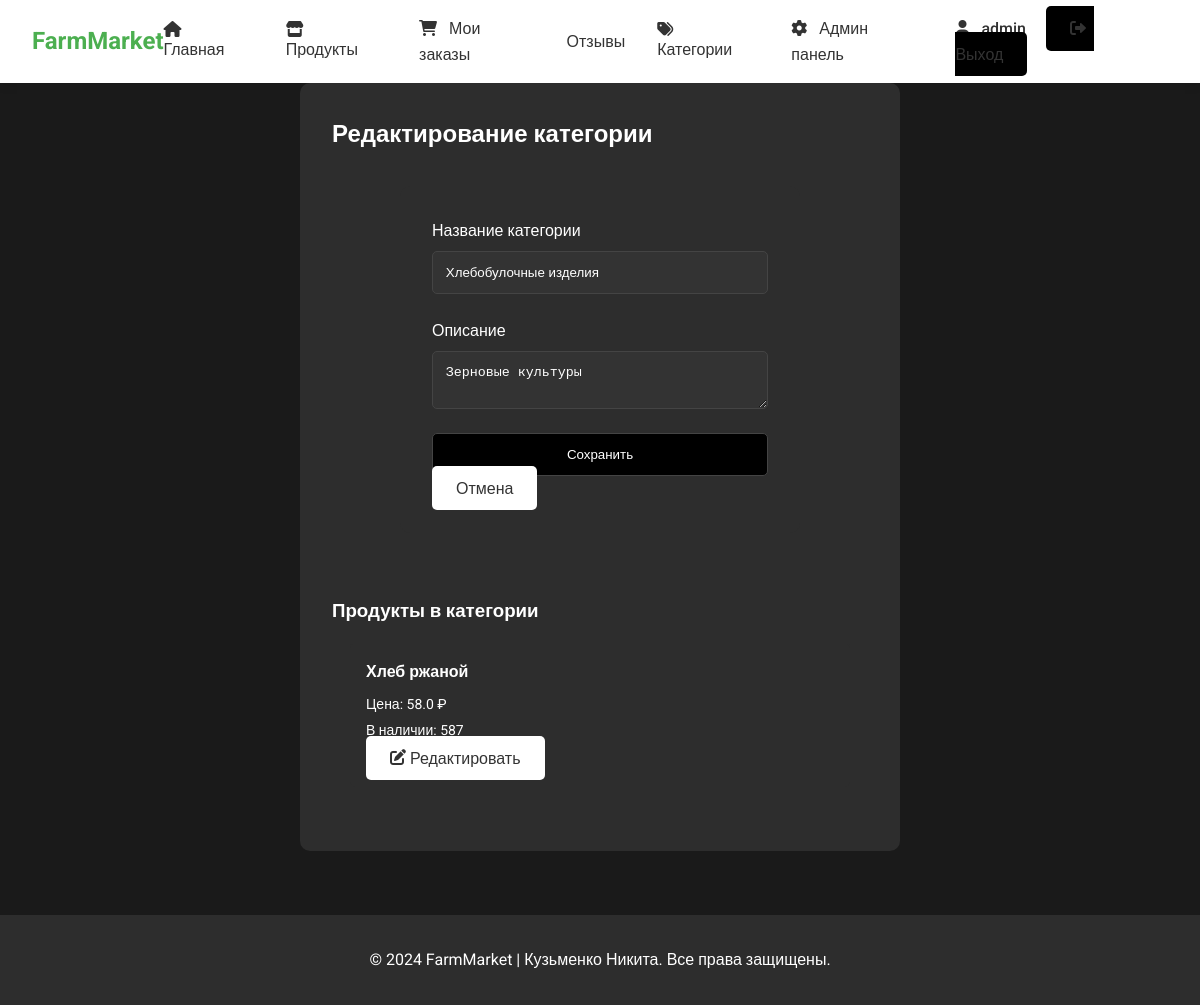
Page /categories/1/edit (signed in) on the committed database.
### application/db.py (models this page shows, shortened)
class User(db.Model, UserMixin):
    id = db.Column(db.Integer, primary_key=True)
    name = db.Column(db.String(100), nullable=False)
    surname = db.Column(db.String(100), nullable=False)
    email = db.Column(db.String(120), unique=True, nullable=False)
    password_hash = db.Column(db.String(128))
    role = db.Column(db.String(20), default='user') # roles: user, seller, admin
    is_active = db.Column(db.Boolean, default=True)
    created_at = db.Column(db.DateTime, default=datetime.now())
    @property
    def password(self):
        raise AttributeError('Password is not a readable attribute')
    products = db.relationship('Product', backref='seller', lazy=True)
    orders = db.relationship('Orders', backref='user', lazy=True)
    reviews = db.relationship('Reviews', backref='user', lazy=True)
    cart = db.relationship('Cart', backref='user', lazy=True, uselist=False)

class Category(db.Model):
    id = db.Column(db.Integer, primary_key=True)
    name = db.Column(db.String(100), nullable=False)
    description = db.Column(db.Text, nullable=True)

class Product(db.Model):
    id = db.Column(db.Integer, primary_key=True)
    name = db.Column(db.String(150), nullable=False)
    description = db.Column(db.Text, nullable=True)
    price = db.Column(db.Float, nullable=False)
    count = db.Column(db.Integer, nullable=False)
    seller_id = db.Column(db.Integer, db.ForeignKey('user.id'), nullable=False)
    category_id = db.Column(db.Integer, db.ForeignKey('category.id'), nullable=False)
    image = db.Column(db.String(255), nullable=True)
    category = db.relationship('Category', backref=db.backref('products', lazy=True))

### application/views.py (the view)
@app.route('/categories/<int:id>/edit', methods=['GET', 'POST'])
@login_required
def category_edit(id):
    if current_user.role not in ['admin', 'seller']:  # Разрешаем доступ и продавцам
        flash('Доступ запрещен!', 'danger')
        return redirect(url_for('categories_list'))
    category = Category.query.get_or_404(id)
    form = CategoryForm(obj=category)
    if form.validate_on_submit():
        category.name = form.name.data
        category.description = form.description.data
        db.session.commit()
        flash('Категория обновлена!', 'success')
        return redirect(url_for('categories_list'))
    return render_template('categories/edit.html', form=form, category=category)

### application/forms.py
class CategoryForm(FlaskForm):
    name = StringField('Название категории', validators=[
        DataRequired(),
        Length(min=2, max=50, message='Название должно быть от 2 до 50 символов')
    ])
    description = TextAreaField('Описание', validators=[
        DataRequired(),
        Length(min=10, max=500, message='Описание должно быть от 10 до 500 символов')
    ])
    submit = SubmitField('Сохранить')

### application/app.py (called while the page is built)
@login_manager.user_loader
def load_user(user_id):
    from application.db import User
    return User.query.get(int(user_id))

### templates/categories/edit.html (shortened to what this page needs)
{% extends 'base.html' %}
{% block content %}
<div class="form-container">
    <h2>Редактирование категории</h2>
    <form method="POST">
        <div class="form-group">
            {{ form.name.label }}
            {{ form.name(class="form-control") }}
        </div>
        <div class="form-group">
            {{ form.description.label }}
            {{ form.description(class="form-control") }}
        </div>
        {{ form.submit(class="btn btn-primary") }}
        <a href="{{ url_for('categories_list') }}" class="btn btn-secondary">Отмена</a>
    </form>
    {% if category.products %}
    <div class="related-products">
        <h3>Продукты в категории</h3>
        <div class="products-grid">
            {% for product in category.products %}
            <div class="product-card compact">
                <h4>{{ product.name }}</h4>
                <p>Цена: {{ product.price }} ₽</p>
                <p>В наличии: {{ product.count }}</p>
                <a href="{{ url_for('product_edit', id=product.id) }}" class="btn btn-secondary">
                    <i class="fas fa-edit"></i> Редактировать
                </a>
            </div>
            {% endfor %}
        </div>
    </div>
    {% endif %}
</div>
{% endblock %}

### templates/base.html (shortened to what this page needs)
<html>
  <head>
    <link rel="stylesheet" href="{{ url_for('static', filename='styles.css') }}" />
    <link rel="stylesheet" href="https://cdnjs.cloudflare.com/ajax/libs/font-awesome/6.0.0/css/all.min.css" />
  </head>
  <body>
    <nav class="navbar">
      <div class="nav-brand">
        <a href="{{ url_for('index') }}">FarmMarket</a>
      </div>
      <div class="nav-links">
        <a href="{{ url_for('index') }}"><i class="fas fa-home"></i> Главная</a>
        <a href="{{ url_for('products_list') }}"><i class="fas fa-store"></i> Продукты</a>
        {% if current_user.is_authenticated %}
          <a href="{{ url_for('orders_list') }}"><i class="fas fa-shopping-cart"></i> Мои заказы</a>
          <a class="nav-link" href="{{ url_for('reviews_list') }}">Отзывы</a>
          {% if current_user.role == 'admin' %}
            <a href="{{ url_for('categories_list') }}"><i class="fas fa-tags"></i> Категории</a>
            <a href="{{ url_for('admin_panel.index') }}"><i class="fas fa-cog"></i> Админ панель</a>
          {% endif %}
        {% endif %}
        <div class="auth-buttons">
          {% if current_user.is_authenticated %}
            <span class="user-info"><i class="fas fa-user"></i> {{ current_user.name }}</span>
            <a href="{{ url_for('logout') }}" class="btn btn-primary"><i class="fas fa-sign-out-alt"></i> Выход</a>
          {% else %}
            <a href="{{ url_for('login') }}" class="btn btn-login"><i class="fas fa-sign-in-alt"></i> Вход</a>
            <a href="{{ url_for('register') }}" class="btn btn-register"><i class="fas fa-user-plus"></i> Регистрация</a>
          {% endif %}
        </div>
      </div>
    </nav>
    <main class="container">
      {% block content %}
      {% endblock %}
    </main>
    <footer class="footer">
      <p>&copy; 2024 FarmMarket | Кузьменко Никита. Все права защищены.</p>
    </footer>
  </body>
</html>

### static/styles.css (style rules this page uses)
:root { --primary-color: #4CAF50; --primary-dark: #388E3C; --background-dark: #1a1a1a; --nav-bg: #ffffff; --text-light: #ffffff; --text-dark: #333333; --card-bg: #2d2d2d; }
* { margin: 0; padding: 0; box-sizing: border-box; }
body { font-family: 'Roboto', sans-serif; background-color: var(--background-dark); color: var(--text-light); line-height: 1.6; }
.navbar { background-color: var(--nav-bg); padding: 1rem 2rem; display: flex; justify-content: space-between; align-items: center; box-shadow: 0 2px 10px rgba(0, 0, 0, 0.1); }
.nav-brand a { color: var(--primary-color); font-size: 1.5rem; font-weight: 700; text-decoration: none; }
.nav-links { display: flex; align-items: center; gap: 2rem; }
.nav-links a { color: var(--text-dark); text-decoration: none; font-weight: 500; transition: color 0.3s ease; }
.btn { padding: 0.8rem 1.5rem; border-radius: 5px; text-decoration: none; font-weight: 500; transition: all 0.3s ease; }
.btn-primary { background-color: #000; color: white; }
.btn-secondary { background-color: var(--text-light); color: var(--text-dark); }
form { max-width: 400px; margin: 2rem auto; padding: 2rem; background-color: var(--card-bg); border-radius: 10px; }
form div { margin-bottom: 1rem; }
form label { display: block; margin-bottom: 0.5rem; }
form input { width: 100%; padding: 0.8rem; border: 1px solid #444; border-radius: 5px; background-color: #333; color: var(--text-light); }
.footer { text-align: center; padding: 2rem; background-color: var(--card-bg); margin-top: 4rem; }
.container { max-width: 1200px; margin: 0 auto; padding: 0 1rem; }
.products-grid { display: grid; justify-content: center; gap: 2rem; padding: 1rem 0; }
.product-card { background-color: var(--card-bg); border-radius: 10px; overflow: hidden; transition: transform 0.3s ease; min-width: 500px; max-width: 600px; }
.form-container { max-width: 600px; margin: 0 auto; padding: 2rem; background-color: var(--card-bg); border-radius: 10px; }
.form-group { margin-bottom: 1.5rem; }
.form-control { width: 100%; padding: 0.8rem; border: 1px solid #444; border-radius: 5px; background-color: #333; color: var(--text-light); }
.user-info { color: var(--text-dark); margin-right: 1rem; font-weight: 500; }
.nav-links i { margin-right: 0.5rem; }
.related-products { margin-top: 2rem; padding-top: 2rem; border-top: 1px solid var(--border-color); }
.product-card.compact { padding: 1rem; margin-bottom: 1rem; background-color: var(--card-bg); border-radius: 5px; }
.product-card.compact h4 { margin: 0 0 0.5rem 0; font-size: 1rem; }
.product-card.compact p { margin: 0.25rem 0; font-size: 0.875rem; }
.form-group { flex: 1; }

### rows in the picture
User: name "admin"
Category: name "Хлебобулочные изделия", description "Зерновые культуры"
Product: name "Хлеб ржаной", price "58.0", count "587"
